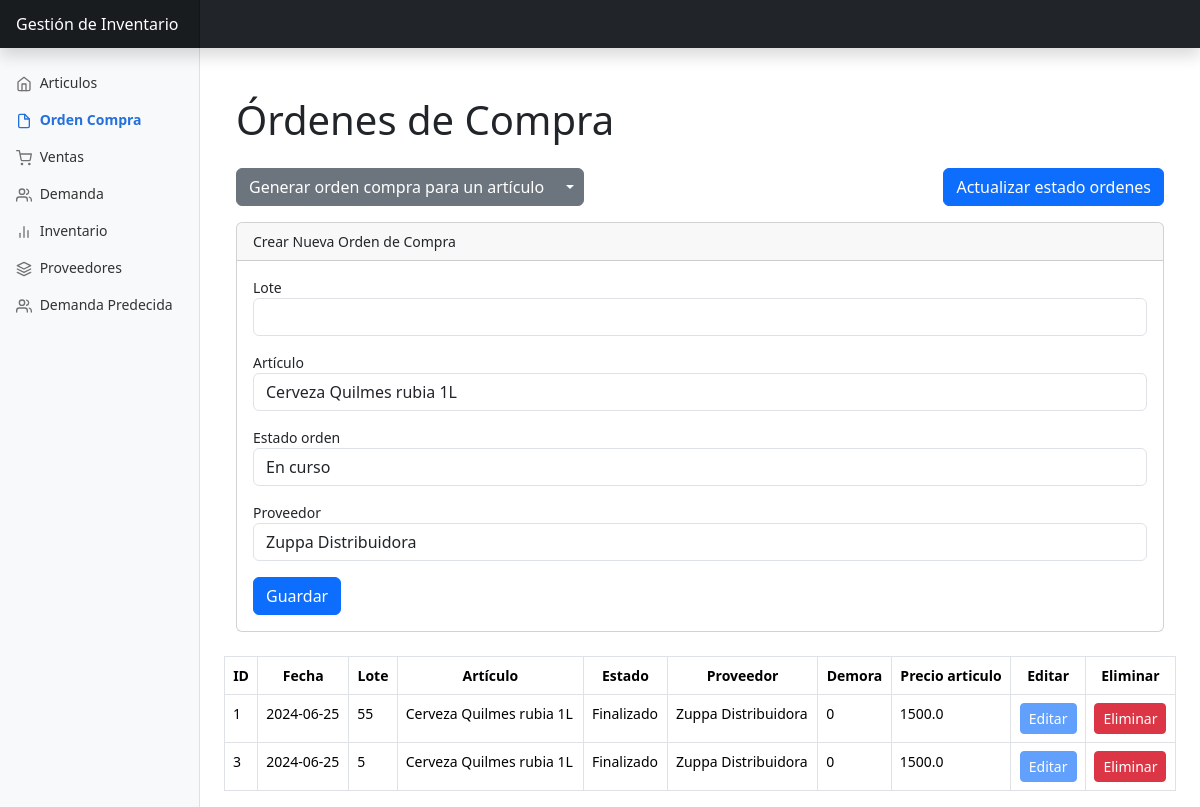
The page /ordenCompra/ on the database as committed earlier.
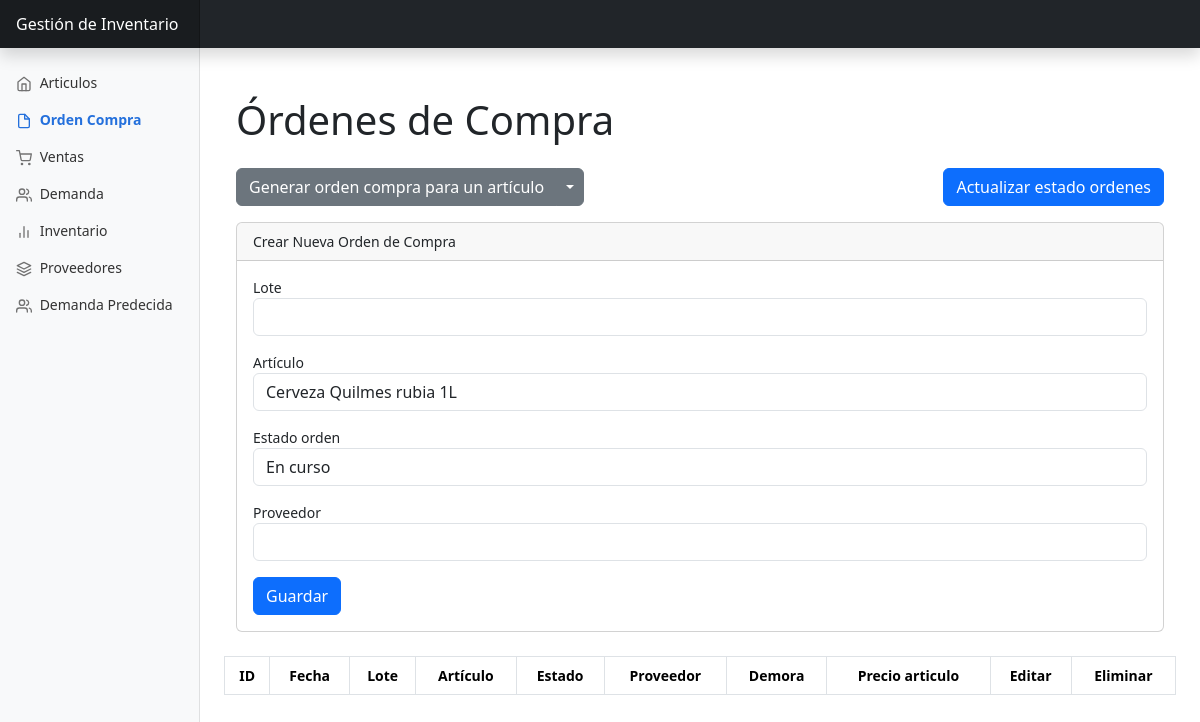
The same page on the database as committed later.
### app/models.py (models this page shows, shortened)
class OrdenCompra(db.Model):
    __tablename__ = 'orden_compra'
    lote = db.Column(db.Integer, nullable=False)
    nro_orden_compra = db.Column(db.Integer, primary_key=True)
    fecha= db.Column(db.Date, nullable=False,default=func.current_date())
    estado_id = db.Column(db.Integer, db.ForeignKey('estado_orden_compra.id'), nullable=False)
    articulo_id = db.Column(db.Integer, db.ForeignKey('articulo.id'), nullable=False)
    detalle_proveedor_id= db.Column(db.Integer, db.ForeignKey('detalle_proveedor.id'), nullable=False)

class Articulo(db.Model):
    __tablename__ = 'articulo'
    id = db.Column(db.Integer, primary_key=True)
    codigo_articulo = db.Column(db.Integer, unique=True, nullable=False)
    nombre_articulo = db.Column(db.String(100), nullable=False)
    coeficiente_seguridad = db.Column(db.Float, nullable=False)
    costo_almacenamiento = db.Column(db.Float, nullable=False)
    costo_de_pedido = db.Column(db.Float, nullable=False)
    stock = db.Column(db.Integer, nullable=False)
    tiempo_de_pedido = db.Column(db.Integer)
    modelo_inventario_id = db.Column(db.Integer, db.ForeignKey('modelo_inventario.id'), nullable=False)
    detalle_proveedor_predeterminado_id = db.Column(db.Integer, db.ForeignKey('detalle_proveedor.id'))
    detalle_proveedor_predeterminado = db.relationship('DetalleProveedor', foreign_keys=[detalle_proveedor_predeterminado_id], backref='articulo_predeterminado', uselist=False)
    detalles_proveedor = db.relationship('DetalleProveedor', backref='articulo', foreign_keys='DetalleProveedor.articulo_id')
    ordenes_compra = db.relationship ('OrdenCompra',backref='articulo',lazy='dynamic')

class EstadoOrdenCompra(db.Model):
    __tablename__ = 'estado_orden_compra'
    id = db.Column(db.Integer, primary_key=True)
    nombre = db.Column(db.String(50), nullable=False)
    ordenes_compra=db.relationship('OrdenCompra', lazy='dynamic',backref='estado_orden_compra')

class Proveedor(db.Model):
    __tablename__ = 'proveedor'
    id = db.Column(db.Integer, primary_key=True)
    nombre = db.Column(db.String(100), nullable=False)
    detalles_proveedor=db.relationship('DetalleProveedor',lazy='dynamic',backref='proveedor')

class DetalleProveedor(db.Model):
    __tablename__ = 'detalle_proveedor'
    id = db.Column(db.Integer, primary_key=True)
    costo_pedido_proveedor = db.Column(db.Float, nullable=False)
    precio_articulo = db.Column(db.Float, nullable=False)
    tiempo_demora = db.Column(db.Integer, nullable=False)
    proveedor_id = db.Column(db.Integer, db.ForeignKey('proveedor.id'), nullable=False)
    articulo_id = db.Column(db.Integer, db.ForeignKey('articulo.id'))
    ordenes_compra=db.relationship('OrdenCompra',lazy='dynamic',backref='detalle_proveedor')

### app/views/ordenCompra.py (the view, shortened to what this page needs)
@bp.route('/', methods=['GET', 'POST'])
def get_ordenes_compra():
    estado_orden_compra=EstadoOrdenCompra.query.filter_by(nombre='En curso').first()
    form = OrdenCompraForm()
    form.articulo_id.choices = [(a.id, a.nombre_articulo) for a in Articulo.query.all()]
    form.estado_id.choices = [(estado_orden_compra.id, estado_orden_compra.nombre)]
    proveedores_unicos = {d.proveedor for d in DetalleProveedor.query.all()}
    form.detalle_proveedor_id.choices = [(proveedor.id, proveedor.nombre) for proveedor in proveedores_unicos]
    if form.errors:
        flash(f'Errores en el formulario: {form.errors}', 'danger')
        print("Errores del formulario:", form.errors)
    ordenes_compra = OrdenCompra.query.all()
    articulos= Articulo.query.all()
    return render_template('ordenes_compra/lista_ordenes_compra.html', ordenes_compra=ordenes_compra, form=form,articulos=articulos)

### app/forms.py
class OrdenCompraForm(FlaskForm):
    lote = IntegerField('Lote', validators=[DataRequired(),NumberRange(min=0)])
    articulo_id = SelectField('Artículo', coerce=int, validators=[DataRequired()])
    estado_id = SelectField('Estado orden', coerce=int, validators=[DataRequired()])
    detalle_proveedor_id= SelectField('Proveedor', coerce=int, validators=[DataRequired()])
    submit = SubmitField('Guardar')

### app/templates/ordenes_compra/lista_ordenes_compra.html (shortened to what this page needs)
{% extends 'base.html' %}
{% block body %}
<div class="container mt-5">
  <h1 class="mb-4">Órdenes de Compra</h1>
  <div class="d-flex justify-content-between align-items-start">
    <div class="btn-group">
        <button type="button" class="btn btn-secondary mb-3">Generar orden compra para un artículo</button>
        <button type="button" class="btn btn-secondary dropdown-toggle dropdown-toggle-split mb-3" data-bs-toggle="dropdown" aria-expanded="false">
        </button>
    </div>
    <a href="{{ url_for('ordenCompra.actualizar_orden_finalizada') }}" class="btn btn-primary">Actualizar estado ordenes</a>
</div>
    <div class="card mb-4">
        <div class="card-header">Crear Nueva Orden de Compra</div>
        <div class="card-body">
            <form method="POST" action="{{ url_for('ordenCompra.get_ordenes_compra') }}">
                <div class="mb-3">
                    <label for="codigo_articulo">{{ form.lote.label }}</label>
                    {{ form.lote(class="form-control") }}
                </div>
                <div class="mb-3">
                    <label for="codigo_articulo">{{ form.articulo_id.label }}</label>
                    {{ form.articulo_id(class="form-control") }}
                </div>
                <div class="mb-3">
                    <label for="codigo_articulo">{{ form.estado_id.label }}</label>
                    {{ form.estado_id(class="form-control") }}
                </div>
                <div class="mb-3">
                  <label for="codigo_articulo">{{ form.detalle_proveedor_id.label }}</label>
                  {{ form.detalle_proveedor_id(class="form-control") }}
                </div>
                {{ form.submit(class="btn btn-primary") }}
            </form>
        </div>
    </div>
</div>
<table class="table table-bordered">
    <thead>
        <tr>
            <th scope="col" class="text-center align-middle">ID</th>
            <th scope="col" class="text-center align-middle">Fecha</th>
            <th scope="col" class="text-center align-middle">Lote</th>
            <th scope="col" class="text-center align-middle">Artículo</th>
            <th scope="col" class="text-center align-middle">Estado</th>
            <th scope="col" class="text-center align-middle">Proveedor</th>
            <th scope="col" class="text-center align-middle">Demora</th>
            <th scope="col" class="text-center align-middle">Precio articulo</th>
            <th scope="col" class="text-center align-middle">Editar</th>
            <th scope="col" class="text-center align-middle">Eliminar</th>
        </tr>
    </thead>
    <tbody>
        {% for orden in ordenes_compra %}
        <tr>
          <td>{{ orden.nro_orden_compra }}</td>
          <td>{{ orden.fecha.strftime('%Y-%m-%d') }}</td>
          <td>{{ orden.lote }}</td>
          <td>{{ orden.articulo.nombre_articulo }}</td>
          <td>{{ orden.estado_orden_compra.nombre }}</td>
          <td>{{ orden.detalle_proveedor.proveedor.nombre }}</td>
          <td>{{ orden.detalle_proveedor.tiempo_demora }}</td>
          <td>{{ orden.detalle_proveedor.precio_articulo }}</td>
          <td class="text-center align-middle">
            <a
                class="btn btn-primary btn-sm {% if orden.estado_orden_compra.nombre == 'Finalizado' %}disabled{% endif %}"
                href="{% if orden.estado_orden_compra.nombre != 'Finalizado' %}{{url_for('ordenCompra.edit_orden_compra', id=orden.nro_orden_compra) }}{% else %}#{% endif %}">
                Editar
            </a>
          </td>
          <td class="text-center align-middle">
            <button class="btn btn-danger btn-sm" id="btn-edit{{orden.nro_orden_compra}}" data-bs-toggle="modal" data-bs-target="#modalEliminar{{orden.nro_orden_compra}}">
                Eliminar
            </button>
          </td>
        </tr>
        {% endfor %}
    </tbody>
</table>
{% endblock %}

Rows that differ between the two databases and show on the page:
removed OrdenCompra: nro_orden_compra "1", fecha "2024-06-25", lote "55", articulo.nombre_articulo "Cerveza Quilmes rubia 1L", estado_orden_compra.nombre "Finalizado", detalle_proveedor.proveedor.nombre "Zuppa Distribuidora", detalle_proveedor.tiempo_demora "0", detalle_proveedor.precio_articulo "1500.0"
removed OrdenCompra: nro_orden_compra "3", fecha "2024-06-25", lote "5", articulo.nombre_articulo "Cerveza Quilmes rubia 1L", estado_orden_compra.nombre "Finalizado", detalle_proveedor.proveedor.nombre "Zuppa Distribuidora", detalle_proveedor.tiempo_demora "0", detalle_proveedor.precio_articulo "1500.0"
Other text that changed with them:
form field detalle_proveedor_id: "Zuppa Distribuidora" → (not shown)
